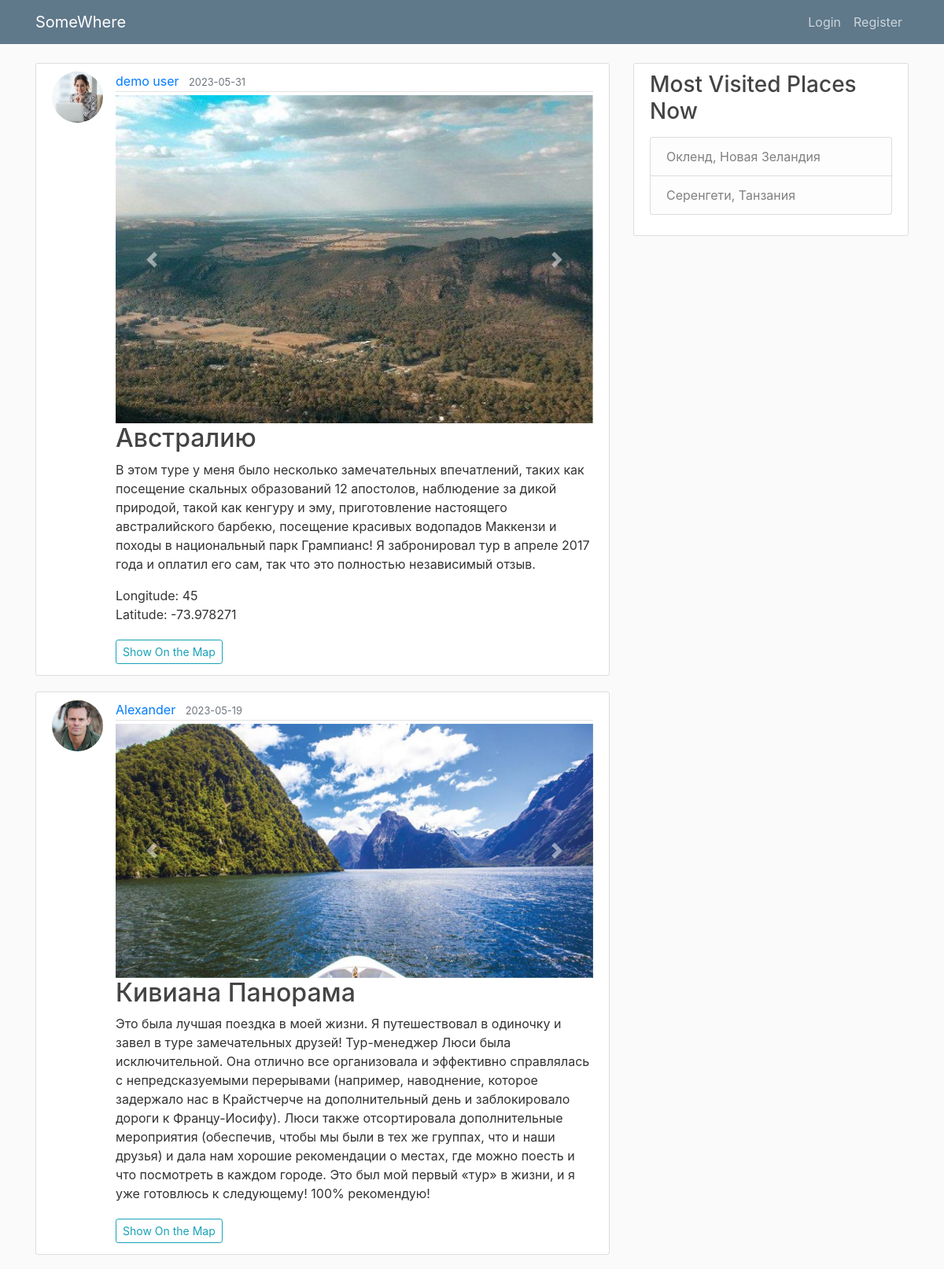
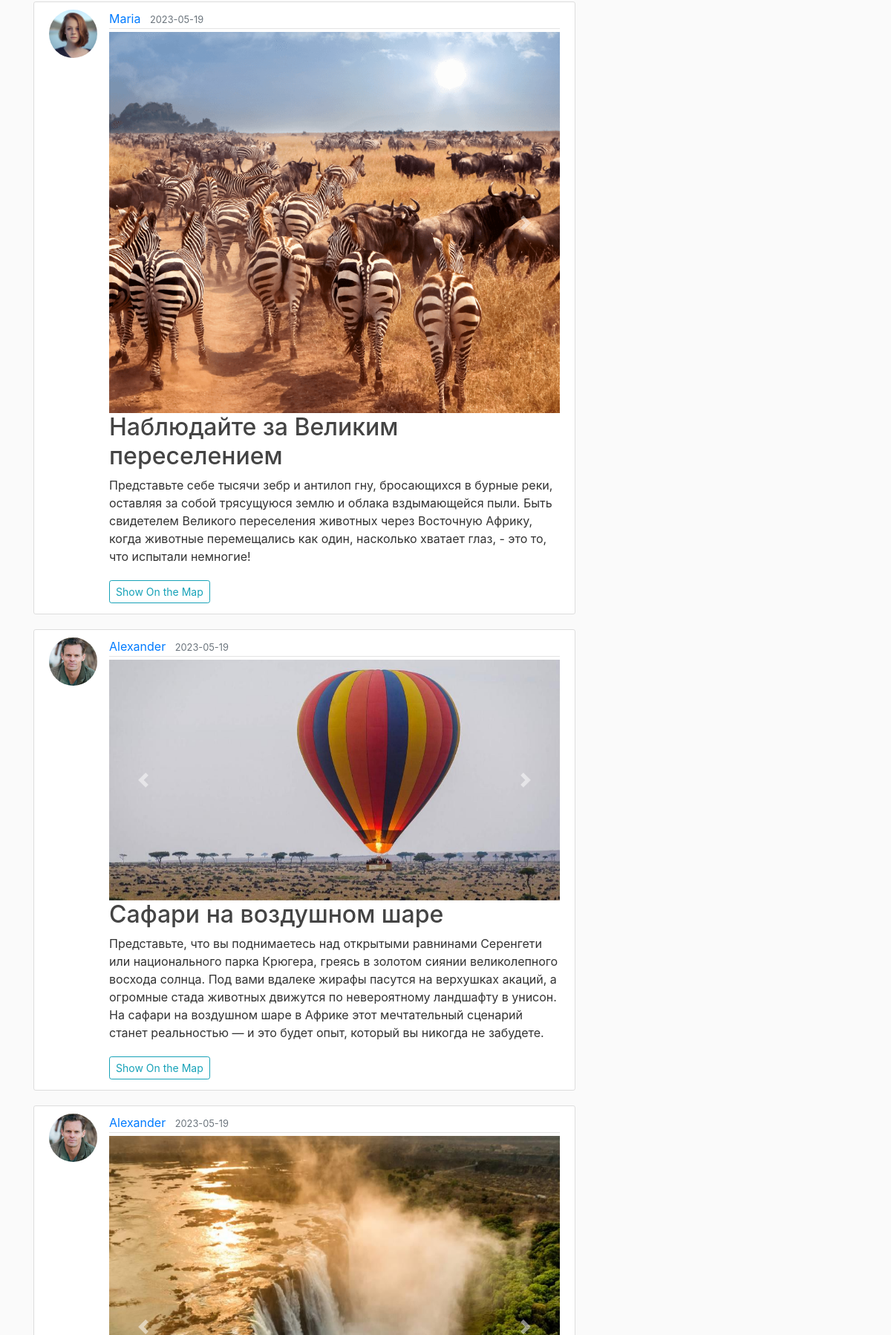
The page /home (upper part) on the database its author committed (2 pictures, top to bottom).
### blog/models.py (models this page shows, shortened)
class Post(db.Model):
    id = db.Column(db.Integer, primary_key=True)
    title = db.Column(db.String(100), nullable=False)
    date_posted = db.Column(db.DateTime, nullable=False, default=datetime.utcnow)
    content = db.Column(db.Text, nullable=False)
    user_id = db.Column(db.Integer, db.ForeignKey('user.id'), nullable=False)
    picture_1 = db.Column(db.String(20), nullable=True)
    picture_2 = db.Column(db.String(20), nullable=True)
    picture_3 = db.Column(db.String(20), nullable=True)
    place = db.Column(db.String(100), nullable=True)
    long = db.Column(db.String(20), nullable=True)
    lat = db.Column(db.String(20), nullable=True)
    fav = db.Column(db.Integer, nullable=False)

class User(db.Model, UserMixin):
    id = db.Column(db.Integer, primary_key=True)
    username = db.Column(db.String(20), unique=True, nullable=False)
    email = db.Column(db.String(120), unique=True, nullable=False)
    image_file = db.Column(db.String(20), nullable=False, default='default.jpg')
    password = db.Column(db.String(60), nullable=False)
    posts = db.relationship('Post', backref='author', lazy=True)

### blog/routes.py (the view)
@app.route("/")
@app.route("/home")
def home():
    page = request.args.get('page', 1, type=int)
    posts = Post.query.order_by(Post.date_posted.desc()).paginate(page=page, per_page=5)
    ids = None
    if current_user.is_authenticated:
        fav = Favorites.query.filter_by(user_id=current_user.id).all()
        ids = [i.post_id for i in fav]
        if not ids:
            ids = True
    return render_template('home.html', posts=posts, ids=ids)

### blog/templates/home.html (shortened to what this page needs)
{% extends "layout.html" %}
{% block content %}
    {% for post in posts.items %}
        <article class="media content-section">
          <img class="rounded-circle article-img" src="{{ url_for('static', filename='profile_pics/' + post.author.image_file) }}">
          <div class="media-body">
            <div class="article-metadata">
              <a class="mr-2" href="{{ url_for('user_posts', username=post.author.username) }}">{{ post.author.username }}</a>
              <small class="text-muted">{{ post.date_posted.strftime('%Y-%m-%d') }}</small>
            </div>
              <div id="carouselExampleControls{{ post.id }}" class="carousel slide" data-ride="carousel">
                  <div class="carousel-inner">
                      {% if post.picture_1 %}
                          <div class="carousel-item active">
                              <img class="d-block w-100" src="{{  url_for('static', filename='profile_pics/' + post.picture_1) }}" alt="">
                          </div>
                      {% endif %}
                      </div>
                      <a class="carousel-control-prev" href="#carouselExampleControls{{ post.id }}" role="button" data-slide="prev">
                          <span class="carousel-control-prev-icon" aria-hidden="true"></span>
                      </a>
                      <a class="carousel-control-next" href="#carouselExampleControls{{ post.id }}" role="button" data-slide="next">
                          <span class="carousel-control-next-icon" aria-hidden="true"></span>
                      </a>
                   </div>
            <h2><a class="article-title" href="{{ url_for('post', post_id=post.id) }}">{{ post.title }}</a></h2>
            <p class="article-content">{{ post.content }}</p>
                      {% if post.long or post.lat %}
                          <div>
                              Longitude:
                              {{ post.long }}
                          </div>
                          <div>
                              Latitude:
                              {{ post.lat }}
                          </div>
                          <a class="btn btn-outline-info btn-sm mt-1 mb-1" href="https://www.google.com/maps/search/{{ post.long }},{{ post.lat }}" target="_blank" rel="noopener noreferrer">Show On the Map</a>
                      {% elif post.place %}
                          <a class="btn btn-outline-info btn-sm mt-1 mb-1" href="https://www.google.com/maps/search/{{ post.place }}" target="_blank" rel="noopener noreferrer">Show On the Map</a>
                      {% endif %}
          </div>
        </article>
    {% endfor %}
{% endblock content %}

### blog/static/main.css (style rules this page uses)
body { background: #fafafa; color: #333333; margin-top: 5rem; }
h1, h2, h3, h4, h5, h6 { color: #444444; }
.content-section { background: #ffffff; padding: 10px 20px; border: 1px solid #dddddd; border-radius: 3px; margin-bottom: 20px; }
.article-title { color: #444444; }
.article-content { white-space: pre-line; }
.article-img { height: 65px; width: 65px; margin-right: 16px; }
.article-metadata { padding-bottom: 1px; margin-bottom: 4px; border-bottom: 1px solid #e3e3e3 }

### rows shown on the page
Post: image_file (picture), author.username "demo user", date_posted "2023-05-31", picture_1 (picture), title "Австралию", content "В этом туре у меня было несколько замечательных впечатлений, таких как посещение скальных образований 12 апостолов, наблюдение за дикой природой, такой как кенгуру и эму, приготовление настоящего австралийского барбекю, посещение красивых водопадов Маккензи и походы в национальный парк Грампианс! Я забронировал тур в апреле 2017 года и оплатил его сам, так что это полностью независимый отзыв.", long "45", lat "-73.978271"
Post: image_file (picture), author.username "Alexander", date_posted "2023-05-19", picture_1 (picture), title "Кивиана Панорама", content "Это была лучшая поездка в моей жизни. Я путешествовал в одиночку и завел в туре замечательных друзей! Тур-менеджер Люси была исключительной. Она отлично все организовала и эффективно справлялась с непредсказуемыми перерывами (например, наводнение, которое задержало нас в Крайстчерче на дополнительный день и заблокировало дороги к Францу-Иосифу). Люси также отсортировала дополнительные мероприятия (обеспечив, чтобы мы были в тех же группах, что и наши друзья) и дала нам хорошие рекомендации о местах, где можно поесть и что посмотреть в каждом городе. Это был мой первый «тур» в жизни, и я уже готовлюсь к следующему! 100% рекомендую!"
Post: image_file (picture), author.username "Maria", date_posted "2023-05-19", picture_1 (picture), title "Наблюдайте за Великим переселением", content "Представьте себе тысячи зебр и антилоп гну, бросающихся в бурные реки, оставляя за собой трясущуюся землю и облака вздымающейся пыли. Быть свидетелем Великого переселения животных через Восточную Африку, когда животные перемещались как один, насколько хватает глаз, - это то, что испытали немногие!"
Post: image_file (picture), author.username "Alexander", date_posted "2023-05-19", picture_1 (picture), title "Сафари на воздушном шаре", content "Представьте, что вы поднимаетесь над открытыми равнинами Серенгети или национального парка Крюгера, греясь в золотом сиянии великолепного восхода солнца. Под вами вдалеке жирафы пасутся на верхушках акаций, а огромные стада животных движутся по невероятному ландшафту в унисон. На сафари на воздушном шаре в Африке этот мечтательный сценарий станет реальностью — и это будет опыт, который вы никогда не забудете."
Post: image_file (picture), author.username "Alexander", date_posted "2023-05-19", picture_1 (picture)
